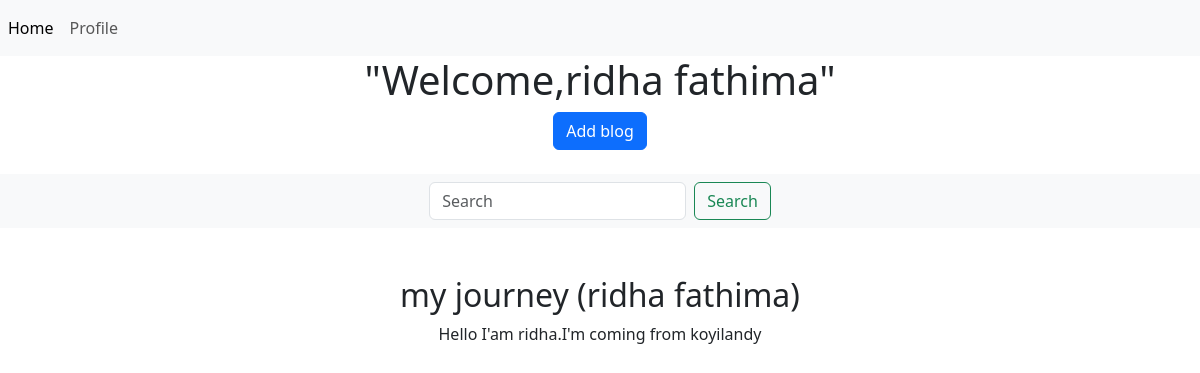
Page /home (signed in) on the earlier database version.
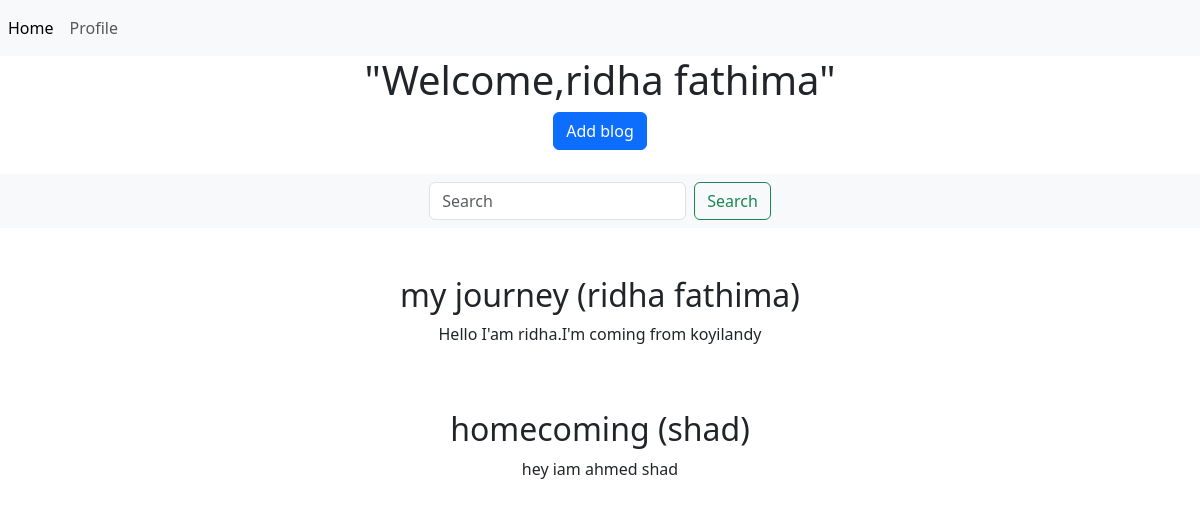
Same page on the later database version.
### app1/models.py (models this page shows, shortened)
class Register(models.Model):
    username=models.CharField(max_length=50,unique=True)
    email=models.EmailField(unique=True)
    password=models.CharField(max_length=30)
    def __str__(self):
        return self.username

class Blog(models.Model):
    title=models.CharField(max_length=80)
    content=models.CharField(max_length=1000)
    username=models.ForeignKey(Register,on_delete=models.CASCADE)

### app1/views.py (the view)
# urls.py: 2. Add a URL to urlpatterns:  path('', views.home, name='home')
def home(request):
    if 'id' in request.session:
        username=request.session['id']
        if request.method =='GET':
            data=Register.objects.get(id=username)
            data2 = Blog.objects.all()
            return render(request, 'home.html', {'data': data, 'data2': data2})
    else:
        return redirect(display2)

### template/home.html (shortened to what this page needs)
<!DOCTYPE html>
<html lang="en">
<head>
        <link href="https://cdn.jsdelivr.net/npm/bootstrap@5.3.2/dist/css/bootstrap.min.css" rel="stylesheet">
</head>
<body>
<nav class="navbar navbar-expand-lg bg-body-tertiary">
    <div class="collapse navbar-collapse" id="navbarNavAltMarkup">
      <div class="navbar-nav">
        <a class="nav-link active" aria-current="page" href="home">Home</a>
        <a class="nav-link" href="profile">Profile</a>
      </div>
    </div>
</nav>
<center>
    <h1>"Welcome,{{data.username}}"</h1>
    <a class="btn btn-primary" href="blog" role="button">Add blog</a><br><br>
    <nav class="navbar bg-body-tertiary">
<div class="container-fluid d-flex justify-content-center align-items-center">
    <form class="d-flex" role="search" action="search" method="get">
        <input class="form-control me-2" type="search" placeholder="Search" aria-label="Search" name="search">
        <button class="btn btn-outline-success" type="submit">Search</button>
    </form>
</div>
</nav><br><br>
    {% if blog %}
    {% for i in blog %}
    <div class="container">
        <h2>{{i.title}} ({{i.username}})</h2>
        <p>{{i.content}}</p>
    </div>
    {% endfor %}
    {% elif data2 %}
    {% for i in data2 %}
    <div class="container">
        <h2>{{i.title}} ({{i.username}})</h2>
        <p>{{i.content}}</p>
    </div><br><br>
    {% endfor %}
    {% endif %}
</center>
</body>
</html>

Differences in the rows shown:
added Blog: title "homecoming", username "shad", content "hey iam ahmed shad"
